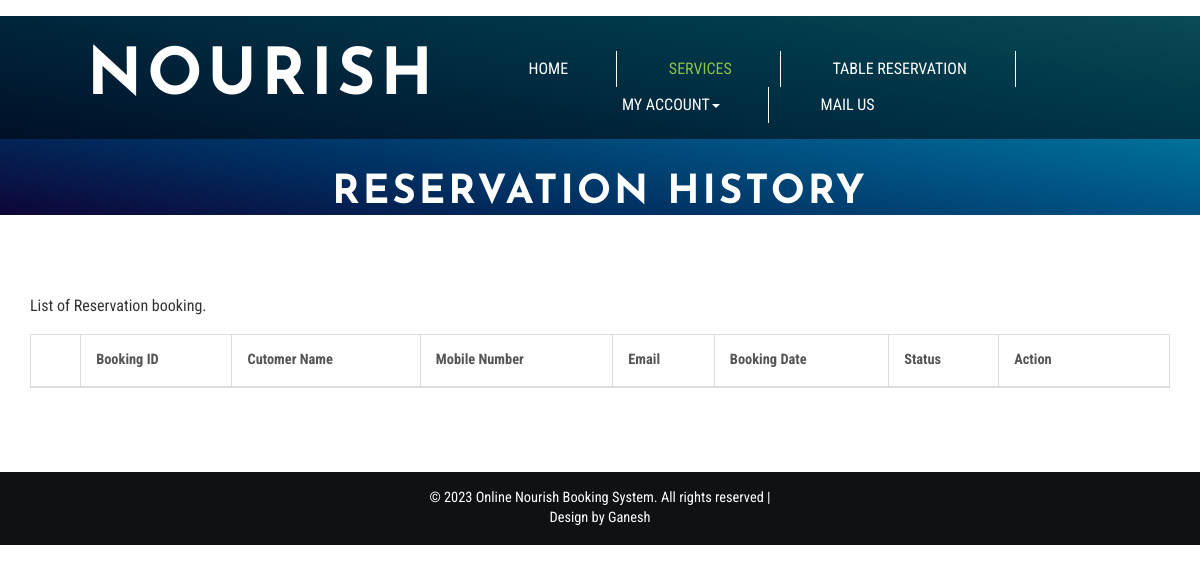
/reservation-history.php (signed in), run on an earlier commit of the app's database.
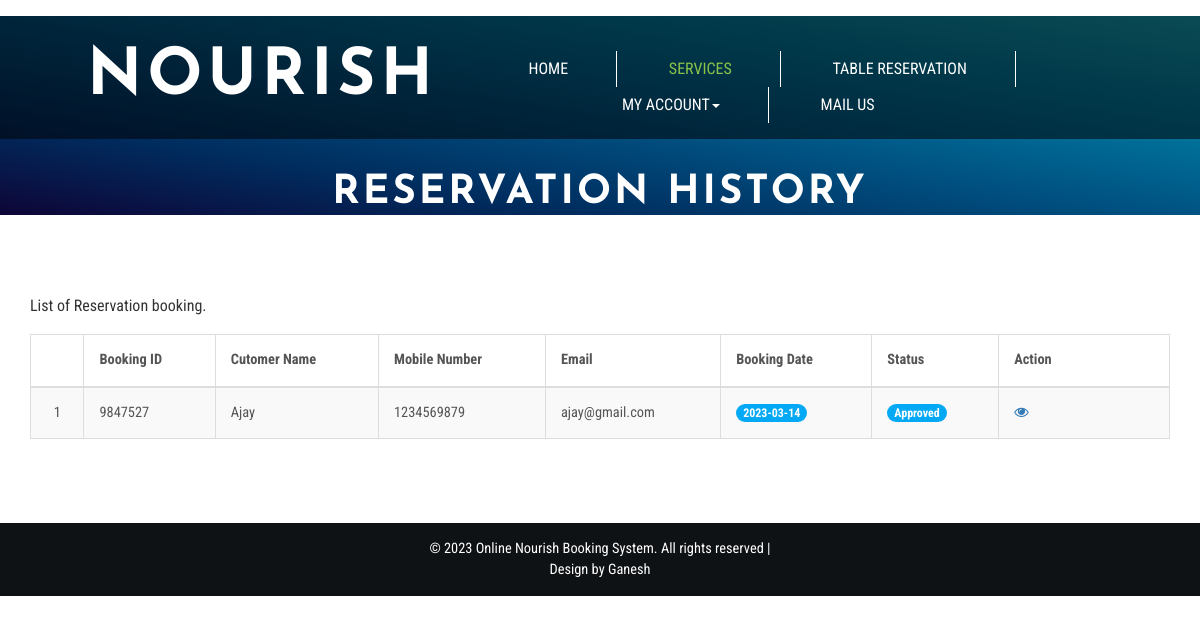
And on a later commit of the database.
### tables this page shows
CREATE TABLE `reservation` (
  `reserve_id` int(10) NOT NULL,
  `resid` int(10) NOT NULL,
  `UserID` int(5) DEFAULT NULL,
  `no_of_guest` varchar(100) NOT NULL,
  `date_res` varchar(100) NOT NULL,
  `time` varchar(100) NOT NULL,
  `suggestions` varchar(100) NOT NULL,
  `Remark` varchar(200) DEFAULT NULL,
  `Status` varchar(200) DEFAULT NULL,
  `UpdationDate` timestamp NULL DEFAULT NULL ON UPDATE current_timestamp()
);

CREATE TABLE `tbluser` (
  `ID` int(10) NOT NULL,
  `FullName` varchar(200) DEFAULT NULL,
  `MobileNumber` bigint(10) DEFAULT NULL,
  `Email` varchar(200) DEFAULT NULL,
  `Password` varchar(200) DEFAULT NULL,
  `RegDate` timestamp NULL DEFAULT current_timestamp()
);

### reservation-history.php (the view, shortened to what this page needs)
<?php
if (strlen($_SESSION['obbsuid']==0)) {
  header('location:logout.php');
  } else{
?>
<!DOCTYPE html>
<html lang="en">
<head>
<link href="css/bootstrap.css" rel="stylesheet" type="text/css" media="all" />
<link rel="stylesheet" href="css/style.css" type="text/css" media="all" />
<link href="css/font-awesome.css" rel="stylesheet">
</head>
<body>
	<div class="banner jarallax">
		<div class="agileinfo-dot">
		<?php include_once('includes/header.php');?>
			<div class="wthree-heading">
				<h2>RESERVATION HISTORY</h2>
			</div>
		</div>
	<div class="about-top">
		<div class="container">
			<div class="wthree-services-bottom-grids">
				<p class="wow fadeInUp animated" data-wow-delay=".5s">List of Reservation booking.</p>
					<div class="bs-docs-example wow fadeInUp animated" data-wow-delay=".5s">
						<table class="table table-bordered table-striped table-vcenter js-dataTable-full-pagination">
                                <thead>
                                    <tr>
                                        <th class="text-center"></th>
                                        <th>Booking ID</th>
                                        <th class="d-none d-sm-table-cell">Cutomer Name</th>
                                        <th class="d-none d-sm-table-cell">Mobile Number</th>
                                        <th class="d-none d-sm-table-cell">Email</th>
                                        <th class="d-none d-sm-table-cell">Booking Date</th>
                                        <th class="d-none d-sm-table-cell">Status</th>
                                        <th class="d-none d-sm-table-cell" style="width: 15%;">Action</th>
                                       </tr>
                                </thead>
                                <tbody>
<?php
$uid=$_SESSION['obbsuid'];
$sql="SELECT tbluser.FullName,tbluser.MobileNumber,tbluser.Email,reservation.resid,reservation.date_res,reservation.Status,reservation.reserve_id from reservation join tbluser on tbluser.ID=reservation.UserID where reservation.UserID='$uid'";
$query = $dbh -> prepare($sql);
$query->execute();
$results=$query->fetchAll(PDO::FETCH_OBJ);
$cnt=1;
if($query->rowCount() > 0)
{
foreach($results as $row)
{               ?>
                                    <tr>
                                        <td class="text-center"><?php echo htmlentities($cnt);?></td>
                                        <td class="font-w600"><?php  echo htmlentities($row->resid);?></td>
                                        <td class="font-w600"><?php  echo htmlentities($row->FullName);?></td>
                                        <td class="font-w600"><?php  echo htmlentities($row->MobileNumber);?></td>
                                        <td class="font-w600"><?php  echo htmlentities($row->Email);?></td>
                                        <td class="font-w600">
                                            <span class="badge badge-primary"><?php  echo htmlentities($row->date_res);?></span>
                                        </td>
                                        <?php if($row->Status==""){ ?>
                     <td class="font-w600"><?php echo "Not Updated Yet"; ?></td>
<?php } else { ?>
                                        <td class="d-none d-sm-table-cell">
                                            <span class="badge badge-primary"><?php  echo htmlentities($row->Status);?></span>
                                        </td>
<?php } ?>
                                         <td class="d-none d-sm-table-cell"><a href="view-booking-detail.php?editid=<?php echo htmlentities ($row->reserve_id);?>&&bookingid=<?php echo htmlentities ($row->resid);?>"><i class="fa fa-eye" aria-hidden="true"></i></a></td>
                                    </tr>
                                    <?php $cnt=$cnt+1;}} ?>
                                </tbody>
                            </table>
					</div>
			</div>
		</div>
	</div>
	<?php include_once('includes/footer.php');?>
</body>
</html><?php }  ?>

What changed in the data, as far as the page shows it:
now on this page (row edited): reservation: resid "9847527", UserID.FullName "Ajay", UserID.MobileNumber "1234569879", UserID.Email "ajay@gmail.com", date_res "2023-03-14", Status "Approved"
